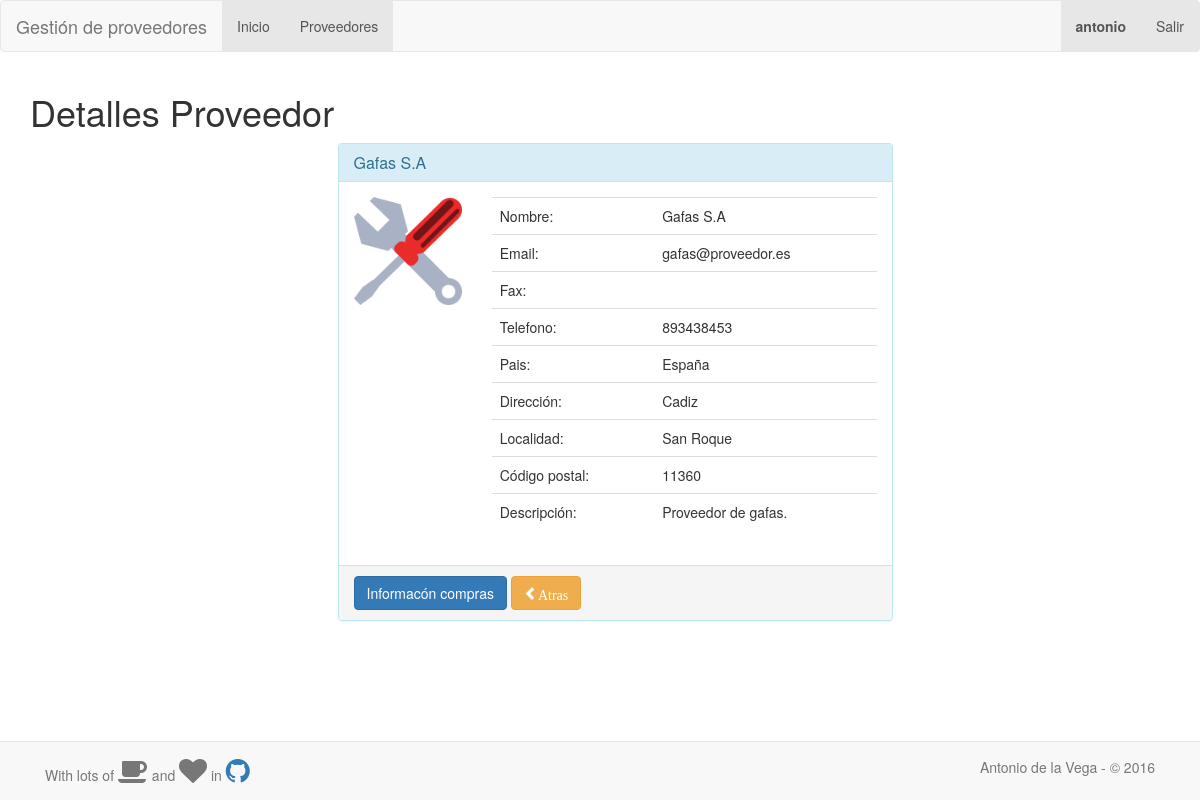
The app's page /proveedores/detalles/1 (signed in) with its own data.
### gestion_proveedores/models.py (models this page shows, shortened)
class Proveedor(models.Model):
    nombre = models.CharField(max_length=30, blank=True)
    email = models.CharField(max_length=30, blank=True)
    direccion = models.CharField(max_length=30, blank=True)
    localidad = models.CharField(max_length=20, blank=True)
    pais = models.CharField(max_length=20, blank=True)
    cod_postal = models.CharField('Código postal', blank=True, null=True, max_length=5)
    telefono = models.CharField(blank=True, null=True, max_length=12)
    fax = models.CharField(blank=True, null=True, max_length=9)
    descripcion = models.TextField(max_length=250, blank=True, null=True)
    foto = models.ImageField(upload_to='proveedores/', null=True, blank=True)

### gestion_proveedores/views.py (the view)
# urls.py: url(r'^detalles/(?P<id>[0-9]+)$', views.detalles_proveedor, name='detalles'),
@login_required
def detalles_proveedor(request, id):
    proveedor = Proveedor.objects.get(pk=id)
    context = {'proveedor': proveedor}
    return render(request, 'gestion_proveedores/detalles_proveedor.html', context)

### gestion_proveedores/templates/gestion_proveedores/detalles_proveedor.html (shortened to what this page needs)
{% extends "gestion_proveedores/base.html" %}
{% load bootstrap3 %}
{% load staticfiles %}
{% block content %}
    <h1>Detalles Proveedor</h1>
    <div class="container">
        <div class="row">
            <div class="col-md-5  toppad  pull-right col-md-offset-3 ">
            </div>
            <div class="col-xs-12 col-sm-12 col-md-6 col-lg-6 col-xs-offset-0 col-sm-offset-0 col-md-offset-3 col-lg-offset-3 toppad">
                <div class="panel panel-info">
                    <div class="panel-heading">
                        <h3 class="panel-title">{{ proveedor.nombre }}</h3>
                    </div>
                    <div class="panel-body">
                        <div class="row">
                            {% if proveedor.foto %}
                                <div class="col-md-3 col-lg-3 " align="center"><img alt="User Pic"
                                                                                    src="{{ proveedor.foto.url }}"
                                                                                    class="img-responsive"></div>
                            {% else %}
                                <div class="col-md-3 col-lg-3 " align="center"><img alt="User Pic"
                                                                                    src="{% static "gestion_proveedores/images/proveedor.png" %}"
                                                                                    class=" img-responsive"></div>
                            {% endif %}
                            <div class=" col-md-9 col-lg-9 ">
                                <table class="table table-user-information">
                                    <tbody>
                                    <tr>
                                        <td>Nombre:</td>
                                        <td>{{ proveedor.nombre }}</td>
                                    </tr>
                                    <tr>
                                        <td>Email:</td>
                                        <td>{{ proveedor.email }}</td>
                                    </tr>
                                    <tr>
                                        <td>Fax:</td>
                                        <td>{{ proveedor.fax }} </td>
                                    </tr>
                                    <tr>
                                        <td>Telefono:</td>
                                        <td>{{ proveedor.telefono }} </td>
                                    </tr>
                                    <tr>
                                        <td>Pais:</td>
                                        <td>{{ proveedor.pais }} </td>
                                    </tr>
                                    <tr>
                                        <td>Dirección:</td>
                                        <td>{{ proveedor.direccion }} </td>
                                    </tr>
                                    <tr>
                                        <td>Localidad:</td>
                                        <td>{{ proveedor.localidad }} </td>
                                    </tr>
                                    <tr>
                                        <td>Código postal:</td>
                                        <td>{{ proveedor.cod_postal }} </td>
                                    </tr>
                                    <tr>
                                        <td>Descripción:</td>
                                        <td>{{ proveedor.descripcion }} </td>
                                    </tr>
                                    </tbody>
                                </table>
                            </div>
                        </div>
                    </div>
                    <div class="panel-footer">
                        <a href="#" class="btn btn-primary">Informacón compras</a>
                        <a href="/proveedores" class="btn btn-warning"><span class="glyphicon glyphicon-chevron-left">Atras</a>
                    </div>
                </div>
            </div>
        </div>
    </div>
{% endblock %}

### inicio/templates/inicio/base.html (shortened to what this page needs)
<!DOCTYPE html>
<html lang="es">
<head>
    <link rel="stylesheet" href="https://maxcdn.bootstrapcdn.com/font-awesome/4.5.0/css/font-awesome.min.css">
    <link href="/static/css/datetimepicker.css" type="text/css" media="all" rel="stylesheet"/>
    {% load staticfiles %}
</head>
<body>
{% load bootstrap3 %}
{% bootstrap_css %}
{% load staticfiles %}
<div id="bar">
    {% block bar %}
        <nav role="navigation" class="navbar navbar-default">
            <div class="navbar-header">
                <div id="bar_name">
                    {% block bar_name %}{% endblock %}
                </div>
            </div>
            <div id="navbarCollapse" class="collapse navbar-collapse">
                <ul class="nav navbar-nav">
                    <li class="active"><a href="/inicio">Inicio</a></li>
                    {% block extend_menu %}{% endblock %}
                </ul>
                <ul class="nav navbar-nav navbar-right">
                    <li class="active"><a href="#"><strong>{{ request.user.username }}</strong></a></li>
                    <li class="active"><a href="/logout">Salir</a></li>
                </ul>
            </div>
        </nav>
    {% endblock %}
</div>
<div class="container">
    <div id="content">
        {% block content %}{% endblock %}
    </div>
</div>
<p> &nbsp</p>
<p> &nbsp</p>
<p> &nbsp</p>
<p> &nbsp</p>
<div class="navbar navbar-default navbar-fixed-bottom">
    <div class="container">
        <p class="navbar-text pull-left">
            With lots of <i class="fa fa-coffee fa-2x"></i> and <i class="fa fa-heart fa-2x"></i> in <a
                href="https://github.com/antoniovj1/proyecto_ddsi"> <i class="fa fa-github fa-2x"></i> </a>
        </p>
        <p class="navbar-text pull-right"> Antonio de la Vega - © 2016 </p>
    </div>
</div>
</body>
</html>

### records on screen
Proveedor: nombre "Gafas S.A", email "gafas@proveedor.es", telefono "893438453", pais "España", direccion "Cadiz", localidad "San Roque", cod_postal "11360", descripcion "Proveedor de gafas."

### other values on screen
{{ request.user.username }} "antonio"
